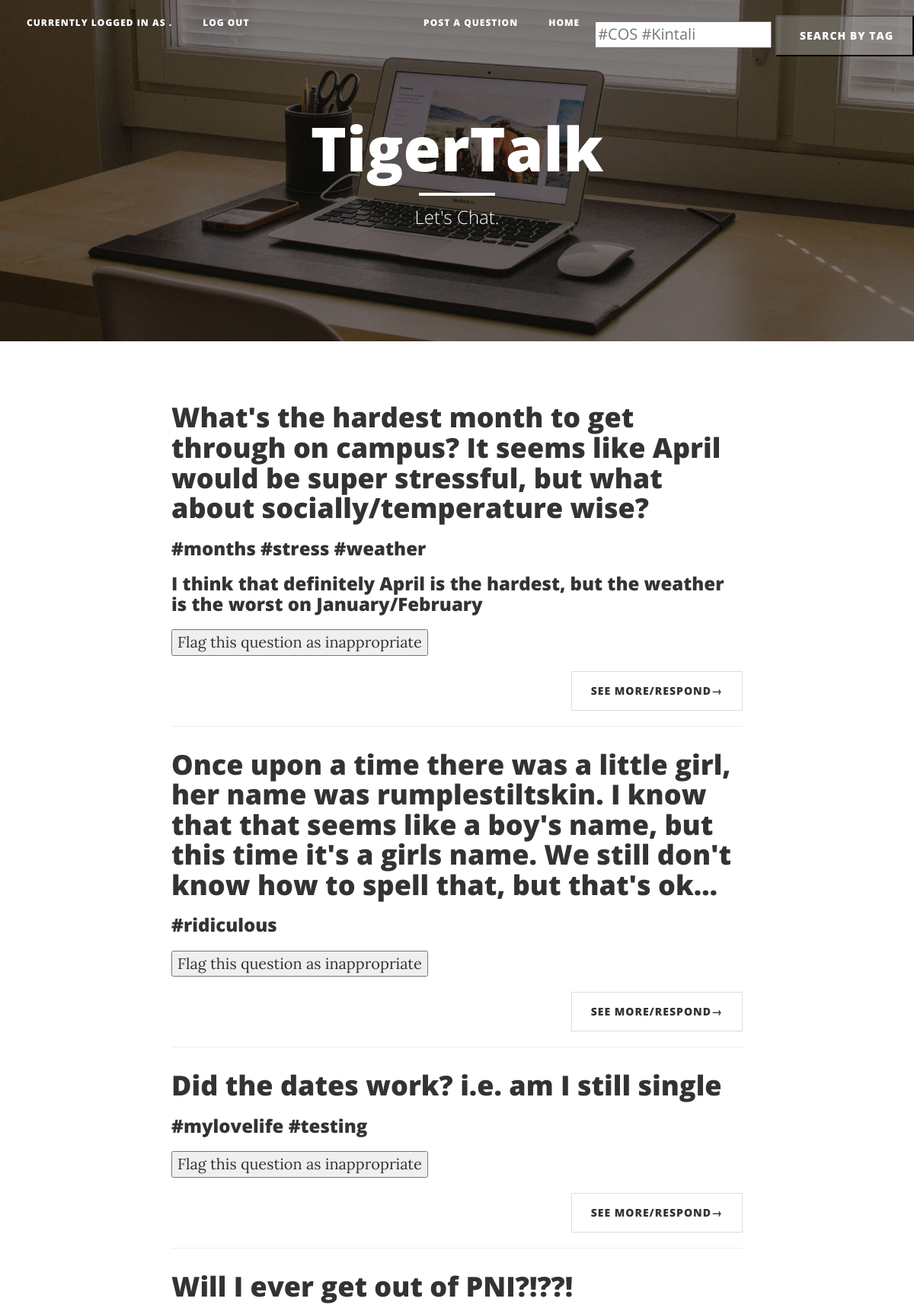
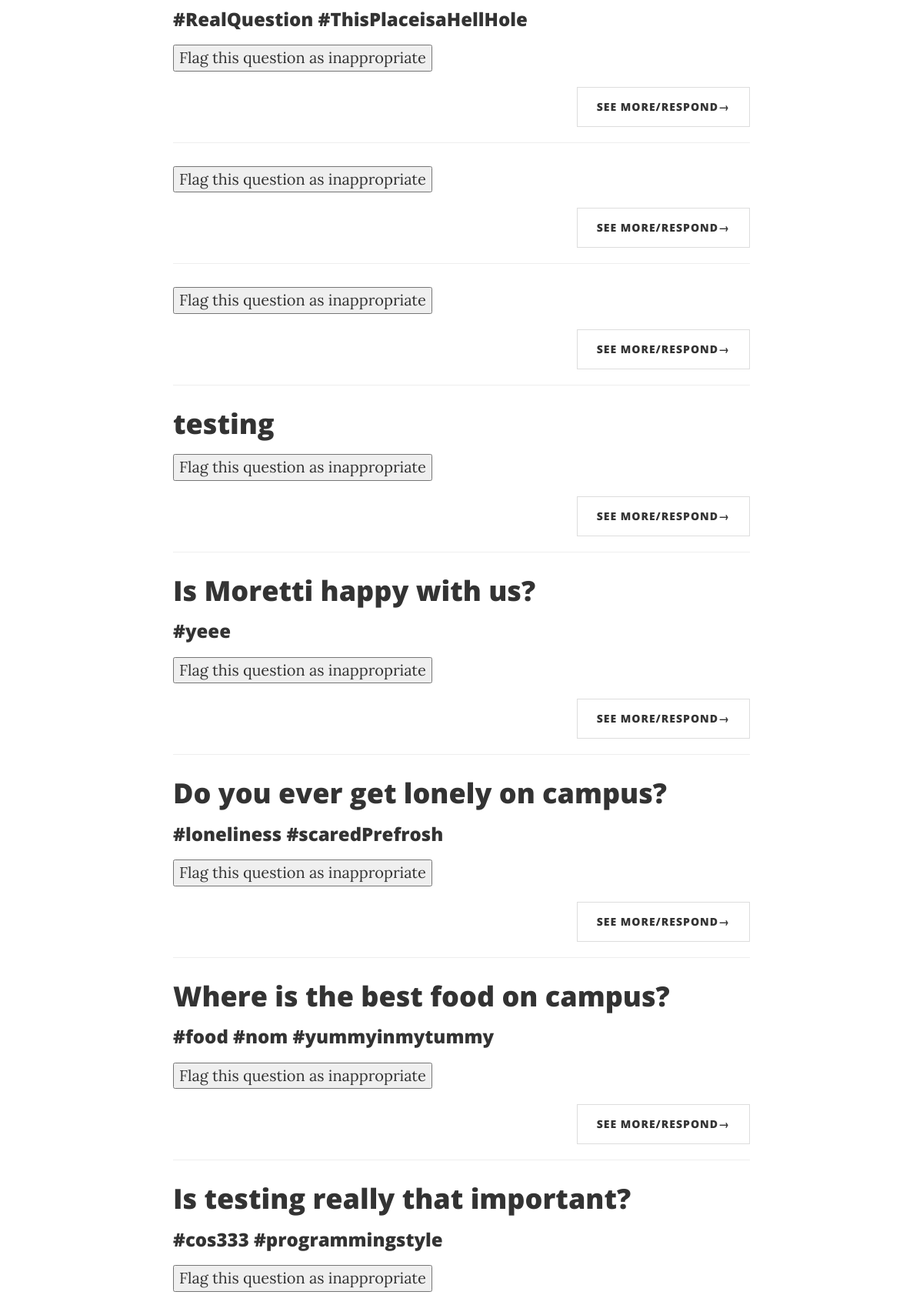
Page /blog/ (signed in, upper part) on the committed database (2 pictures, top to bottom).
### blog/models.py (models this page shows, shortened)
class Question(models.Model):
    blocked_by = models.OneToOneField(User, blank=True, null=True)
    text = models.TextField()
    created_at = models.DateTimeField()
    blockedOrNot = models.BooleanField(default = False)
    inappropriateCount = models.IntegerField(
        default=0,
        verbose_name= "Inappropriate")
    inappropriateId = models.ManyToManyField(User, related_name = 'flagged_questions')
    objects = managers.QuestionManager()
    class Meta:
        verbose_name = "Question"
        verbose_name_plural = "Questions"
    def top_answers(self):
        return self.answers.order_by('-helpfulCount')

class Tag(models.Model):
    questions = models.ManyToManyField(Question, related_name = 'tags')
    text = models.CharField(max_length = 30)
    objects = managers.TagManager()
    class Meta:
        verbose_name = "Tag"
        verbose_name_plural = "Tags"
        ordering = ("text",)

class Answer(models.Model):
    user = models.ForeignKey(User, related_name='answers')
    question = models.ForeignKey(Question, related_name='answers')
    blocked_by = models.OneToOneField(User, blank=True, null=True)
    text = models.TextField()
    created_at = models.DateTimeField()
    blockedOrNot = models.BooleanField(default = False)
    inappropriateCount = models.IntegerField(
        default=0,
        verbose_name= "Inappropriate")
    helpfulCount = models.IntegerField(
        default=0,
        verbose_name = "Helpful")
    inappropriateId = models.ManyToManyField(User, related_name = 'inappropriate_responses')
    helpfulId = models.ManyToManyField(User, related_name = 'helpful_responses')
    objects = managers.AnswerManager()
    class Meta:
        verbose_name = "Answer"
        verbose_name_plural = "Answers"
        ordering = ("question","user",)

### blog/views.py (the view)
def index(request):
	questions = Question.objects.filter(blockedOrNot=False).order_by('-created_at')
	user = request.user
	try:
		exp_question = Question.objects.get(pk=request.GET['responses_requested'])
		cur_page = request.GET['page']
		expanded_question_list = [exp_question]
		exp_answers = expanded_question_list[0].answers.order_by('helpfulCount', '-created_at')[:5]
		top_answer = exp_answers[0]
	except (KeyError, Question.DoesNotExist):
		expanded_question_list = []
		exp_answers = []
		cur_page = utils.get_page_number_from_request(request)
		top_answer = ''
	try:
		res_question = Question.objects.get(pk=request.GET['respond_to_q'])
		cur_page = request.GET['page']
		response_question_list = [res_question]
	except (KeyError, Question.DoesNotExist):
		response_question_list = []
	try:
		close_q = Question.objects.get(pk=request.GET['close_requested'])
		expanded_question_list= []
		cur_page = request.GET['page']
		exp_answers = []
	except:
		pass
	try:
		flagged_q = Question.objects.get(pk=request.POST['flag_q'])
		user  = request.user
		flagged_q.inappropriateCount += 1
		flagged_q.inappropriateId.add(user)
		flagged_q.save()
		user.flagged_questions.add(flagged_q)
		user.save()
		cur_page = request.GET['page']
	except:
		pass
	try:
		unflagged_q = Question.objects.get(pk=request.POST['unflag_q'])
		user  = request.user
		unflagged_q.inappropriateCount -= 1
		unflagged_q.inappropriateId.remove(user)
		unflagged_q.save()
		user.flagged_questions.remove(unflagged_q)
		user.save()
		cur_page = request.GET['page']
	except:
		pass
	try:
		user  = request.user
		flagged_question_list = user.flagged_questions.all()
	except:
		flagged_question_list = []
	try:
		helpful_answer = Answer.objects.get(pk=request.GET['helpful'])
		user = request.user
		helpful_answer.helpfulCount += 1
		helpful_answer.helpfulId.add(user)
		helpful_answer.save()
		user.helpful_responses.add(helpful_answer)
		user.save()
	except:
		pass
	try:
		user = request.user
		helpful_responses_list = user.helpful_responses.all()
	except:
		helpful_responses_list = []
	try:
		unhelpful_answer = Answer.objects.get(pk=request.GET['unhelpful'])
		user = request.user
		unhelpful_answer.helpfulCount -= 1
		unhelpful_answer.helpfulId.remove(user)
		unhelpful_answer.save()
		user.helpful_responses.remove(unhelpful_answer)
		user.save()
	except:
		pass
	try:
		inapp_answer = Answer.objects.get(pk=request.GET['inapp'])
		user = request.user
		inapp_answer.inappropriateCount += 1
		inapp_answer.inappropriateId.add(user)
		inapp_answer.save()
		inapp_answer.user.profile.inappropriateCount += 1
		inapp_answer.user.profile.save()
		inapp_answer.user.save()
		user.inappropriate_responses.add(inapp_answer)
		user.save()
	except:
		pass
	try:
		user = request.user
		inapp_responses_list = user.inappropriate_responses.all()
	except:
		inapp_responses_list = []
	try:
		un_inapp_answer = Answer.objects.get(pk=request.GET['uninapp'])
		user = request.user
		un_inapp_answer.inappropriateCount -= 1
		un_inapp_answer.inappropriateId.remove(user)
		un_inapp_answer.save()
		un_inapp_answer.user.profile.inappropriateCount -= 1
		un_inapp_answer.user.profile.save()
		un_inapp_answer.user.save()
		user.inappropriate_responses.remove(un_inapp_answer)
		user.save()
	except:
		pass
	template = loader.get_template('blog/index.html')
	context = {
		'questions' : questions,
		'expanded_question_list' : expanded_question_list,
		'response_question_list' : response_question_list,
		'user': request.user,
		'flagged_question_list': flagged_question_list,
		'expanded_answers': exp_answers,
		'cur_page': cur_page,
		'helpful_responses_list': helpful_responses_list,
		'inapp_responses_list': inapp_responses_list,
	}
	return HttpResponse(template.render(context, request))

### blog/templates/blog/index.html (shortened to what this page needs)
{% load staticfiles %}
<!DOCTYPE html>
<html lang="en">
<head>
    <link href="{% static 'vendor/bootstrap/css/bootstrap.min.css' %}" rel="stylesheet">
    <link href="{% static 'css/clean-blog.css' %}" rel="stylesheet">
    <link href="{% static 'vendor/font-awesome/css/font-awesome.mincss' %}" rel="stylesheet" type="text/css">
</head>
<body>
    <nav class="navbar navbar-default navbar-custom navbar-fixed-top">
        <div class="container-fluid">
            <div class="collapse navbar-collapse" id="bs-example-navbar-collapse-1">
                <ul class="nav navbar-nav navbar-left">
                <li>
                    <a href="index.html">
                    {% if user.is_authenticated %}
                        Currently logged in as {{user.profile.handle}}. </a>
                        <li>
                        <a href="/accounts/logout">Log out</a>
                        </li>
                    {% else %}
                    <a href="{% url 'blog:loginpage' %}">Click here to Log-in/Register</a>
                    {% endif %}
                    </li>
                </ul>
                <ul class="nav navbar-nav navbar-right">
                    <li>
                        <a href="{% url 'blog:postaq' %}">Post a question</a>
                    </li>
                    <li>
                        <a href="{% url 'blog:index' %}">Home</a>
                    </li>
                    <li>
                          <form action="{% url 'blog:filter' %}" method="get">
                            <input type="text" name="tags" placeholder="#COS #Kintali" value="">
                            <input type="submit" value=" Search by tag">
                        </form>
                    </li>
                </ul>
            </div>
        </div>
    </nav>
    <header class="intro-header" style="background-image: url('{% static "img/home-bg.jpg"%}')">
        <div class="container">
            <div class="row">
                <div class="col-lg-8 col-lg-offset-2 col-md-10 col-md-offset-1">
                    <div class="site-heading">
                        <h1>TigerTalk</h1>
                        <hr class="small">
                        <span class="subheading">Let's Chat.</span>
                    </div>
                </div>
            </div>
        </div>
    </header>
    {% load el_pagination_tags %}
    <div class="container">
        <div class="row">
            <div class="col-lg-8 col-lg-offset-2 col-md-10 col-md-offset-1">
                {% for question in questions %}
                {% show_current_number as page_number %}
                <div class="post-preview">
                    <a href="{% url 'blog:questions' question.id %}">
                        <h2 class="post-title">
                            {{ question.text|truncatechars:200 }}
                        </h2>
                    </a>
                    <h3 class="post-subtitle">
                    {% for tag in question.tags.all %}
                        <a href="{% url 'blog:filtertag' tag.text %}">
                           {{tag.text}}
                        </a>
                    {% endfor %}
                    </h3>
                    <h3 class="post-subtitle">
                            {{question.top_answers.0.text}}
                    </h3>
                    </div>
                    <ul class="pager">
                    <li class="pull-left">
                        {% if user.is_authenticated and not user.profile.blockedOrNot %}
                            {% if question in flagged_question_list %}
                                    <form action="{% url 'blog:index' %}" method="post">
                                        {% csrf_token %}
                                        <button name="unflag_q" value="{{question.id}}">Un-flag this question as inappropriate</button>
                                        <input type="hidden" name="user_id" value="{{user.id}}">
                                        <input type="hidden" name="page" value="{{page_number}}">
                                    </form>
                            {% else %}
                                <form action="{% url 'blog:index' %}" method="post">
                                <button name="flag_q" value="{{question.id}}">Flag this question as inappropriate</button>
                                </form>
                            {% endif %}
                        {% endif %}
                     </ul>
                <ul class="pager">
                    <li class="next">
                        <a href="{% url 'blog:questions' question.id %}">See more/Respond&rarr;</a>
                    </li>
                </ul>
                <hr>
                {% endfor %}
            </div>
        </div>
    </div>
</body>
</html>

### blog/static/css/clean-blog.css (style rules this page uses)
body { font-family: 'Lora', 'Times New Roman', serif; font-size: 20px; color: #333333; }
h1, h2, h3, h4, h5, h6 { font-family: 'Open Sans', 'Helvetica Neue', Helvetica, Arial, sans-serif; font-weight: 800; }
a { color: #333333; }
hr.small { max-width: 100px; margin: 15px auto; border-width: 4px; border-color: white; }
.navbar-custom { position: absolute; top: 0; left: 0; width: 100%; z-index: 3; font-family: 'Open Sans', 'Helvetica Neue', Helvetica, Arial, sans-serif; }
.navbar-custom .nav li a { text-transform: uppercase; font-size: 12px; font-weight: 800; letter-spacing: 1px; }
@media only screen and (min-width: 768px) { .navbar-custom { background: transparent; border-bottom: 1px solid transparent; } }
@media only screen and (min-width: 768px) { .navbar-custom .nav li a { color: white; padding: 20px; } }
@media only screen and (min-width: 1170px) { .navbar-custom { -webkit-transition: background-color 0.3s; -moz-transition: background-color 0.3s; transition: background-color 0.3s; -webkit-transform: translate3d(0, 0, 0); -moz-transform: translate3d(0, 0, 0); -ms-transform: translate3d(0, 0, 0); -o-transform: translate3d(0, 0, 0); transform: translate3d(0, 0, 0); -webkit-backface-visibility: hidden; backface-visibility: hidden; } }
.intro-header { background-color: #777777; background: no-repeat center center; background-attachment: scroll; -webkit-background-size: cover; -moz-background-size: cover; background-size: cover; -o-background-size: cover; margin-bottom: 50px; }
.intro-header .site-heading, .intro-header .post-heading, .intro-header .page-heading { padding: 100px 0 50px; color: white; }
@media only screen and (min-width: 768px) { .intro-header .site-heading, .intro-header .post-heading, .intro-header .page-heading { padding: 150px 0; } }
.intro-header .site-heading, .intro-header .page-heading { text-align: center; }
.intro-header .site-heading h1, .intro-header .page-heading h1 { margin-top: 0; font-size: 50px; }
.intro-header .site-heading .subheading, .intro-header .page-heading .subheading { font-size: 24px; line-height: 1.1; display: block; font-family: 'Open Sans', 'Helvetica Neue', Helvetica, Arial, sans-serif; font-weight: 300; margin: 10px 0 0; }
@media only screen and (min-width: 768px) { .intro-header .site-heading h1, .intro-header .page-heading h1 { font-size: 80px; } }
.post-preview > a { color: #333333; }
.post-preview > a > .post-title { font-size: 30px; margin-top: 30px; margin-bottom: 10px; }
@media only screen and (min-width: 768px) { .post-preview > a > .post-title { font-size: 36px; } }
.pager { margin: 20px 0 0; }
.pager li > a, .pager li > span { font-family: 'Open Sans', 'Helvetica Neue', Helvetica, Arial, sans-serif; text-transform: uppercase; font-size: 14px; font-weight: 800; letter-spacing: 1px; padding: 15px 25px; background-color: white; border-radius: 0; }
body { -webkit-tap-highlight-color: #0085A1; }
input[type=submit] { margin: 20px 0 0; }
input[type=submit] li > a, input[type=submit] { font-family: 'Open Sans', 'Helvetica Neue', Helvetica, Arial, sans-serif; text-transform: uppercase; font-size: 14px; font-weight: 800; letter-spacing: 1px; padding: 15px 25px; border-radius: 0; border-style: 1px solid; color: white; background-color: rgba(170, 170, 170, 0.39);; }

### rows in the picture
Question: text "What's the hardest month to get through on campus? It seems like April would be super stressful, but what about socially/temperature wise?", top_answers.0.text "I think that definitely April is the hardest, but the weather is the worst on January/February"
Tag: text "#months"
Tag: text "#stress"
Tag: text "#weather"
Question: text "Once upon a time there was a little girl, her name was rumplestiltskin. I know that that seems like a boy's name, but this time it's a girls name. We still don't know how to spell that, but that's ok…", {{ question.id }} 42 (drawn)
Tag: text "#ridiculous"
Question: text "Did the dates work? i.e. am I still single", {{ question.id }} 41 (drawn)
Tag: text "#mylovelife"
Tag: text "#testing"
Question: text "Will I ever get out of PNI?!??!", {{ question.id }} 40 (drawn)
Tag: text "#RealQuestion"
Tag: text "#ThisPlaceisaHellHole"
Question: {{ question.id }} 39 (drawn)
Question: {{ question.id }} 38 (drawn)
Question: text "testing", {{ question.id }} 37 (drawn)
Question: text "Is Moretti happy with us?", {{ question.id }} 36 (drawn)
Tag: text "#yeee"
Question: text "Do you ever get lonely on campus?", {{ question.id }} 35 (drawn)
Tag: text "#loneliness"
Tag: text "#scaredPrefrosh"
Question: text "Where is the best food on campus?", {{ question.id }} 34 (drawn)
Tag: text "#food"
Tag: text "#nom"
Tag: text "#yummyinmytummy"
Question: text "Is testing really that important?", {{ question.id }} 33 (drawn)
Tag: text "#cos333"
Tag: text "#programmingstyle"
